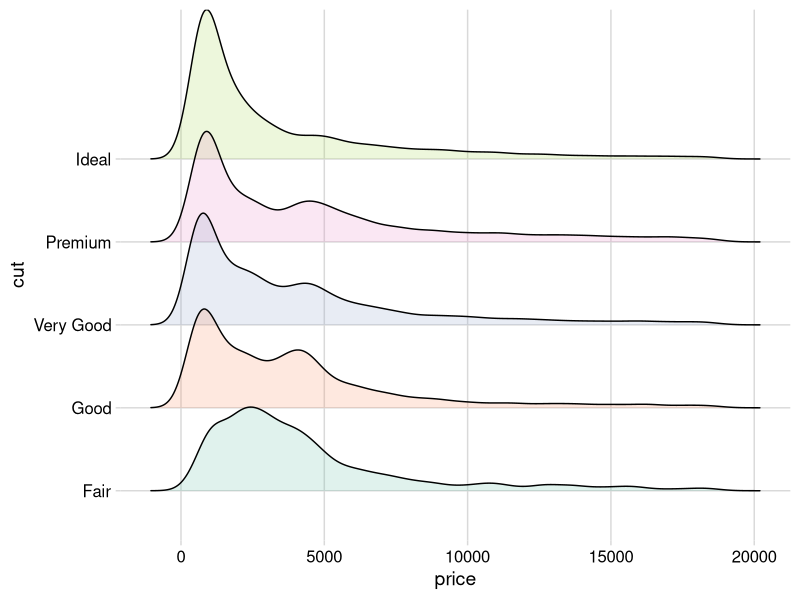

Write the R code that produced this figure.
## ---- chunk 1
library(tidyverse)
library(here)
library(palmerpenguins)
## ---- chunk 2
#| label: run_me
set.seed(42)
x <- sample(1000, replace = TRUE)
## ---- chunk 3
# either are correct
sum(x > 450)
length(x[x > 450])
## ---- chunk 4
forcats::fct_count(penguins$island)
## ---- chunk 5
dplyr::count(penguins, island, sex, sort = TRUE)
## ---- chunk 6
combined <- str_c(LETTERS, "/", letters)
## ---- chunk 7
str_split_i(combined, "/", 2)
str_split(combined, "/") |>
  purrr::map(2) |>
  unlist()
## ---- chunk 8
#| fig.alt: "Ridgeline density plots of diamond price by cut quality, with each cut filled a different color."
library(ggridges)
library(cowplot)

ggplot(
  diamonds,
  aes(
    x = price,
    y = cut,
    fill = cut
  )
) +
  geom_density_ridges(color = "black", alpha = 0.2) +
  scale_fill_brewer(palette = "Set2") +
  theme_minimal_grid() +
  theme(legend.position = "none")
